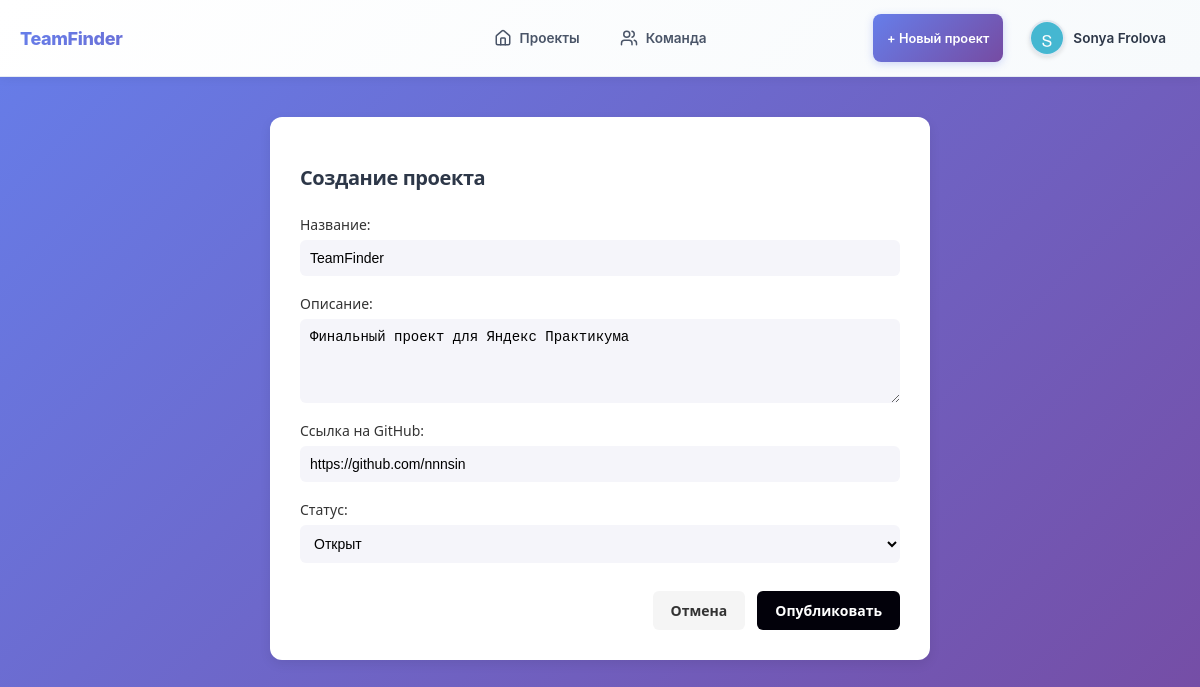
The app's page /projects/1/edit/ (signed in) with its own data.
### users/models.py (models this page shows, shortened)
class User(AbstractUser):
    username = None
    email = models.EmailField(unique=True)
    name = models.CharField(max_length=124)
    surname = models.CharField(max_length=124)
    avatar = models.ImageField(
        upload_to="avatars/", blank=True, null=True
    )
    phone = models.CharField(max_length=12, blank=True)
    github_url = models.URLField(blank=True)
    about = models.TextField(max_length=256, blank=True)
    skills = models.ManyToManyField(Skill, blank=True, related_name="users")
    is_active = models.BooleanField(default=True)
    is_staff = models.BooleanField(default=False)
    USERNAME_FIELD = "email"
    REQUIRED_FIELDS = ["name", "surname"]
    objects = UserManager()

### projects/models.py (models this page shows, shortened)
class Project(models.Model):
    name = models.CharField(max_length=200, verbose_name="Название")
    description = models.TextField(blank=True, verbose_name="Описание")
    owner = models.ForeignKey(
        settings.AUTH_USER_MODEL,
        on_delete=models.CASCADE,
        related_name="owned_projects",
        verbose_name="Владелец",
    )
    created_at = models.DateTimeField(auto_now_add=True, verbose_name="Дата создания")
    github_url = models.URLField(blank=True, verbose_name="Ссылка на GitHub")
    status = models.CharField(
        max_length=6, choices=STATUS_CHOICES, default=STATUS_OPEN, verbose_name="Статус"
    )
    participants = models.ManyToManyField(
        settings.AUTH_USER_MODEL,
        blank=True,
        related_name="participated_projects",
        verbose_name="Участники",
    )
    favorited_by = models.ManyToManyField(
        settings.AUTH_USER_MODEL,
        blank=True,
        related_name="favorite_projects",
        through="Favorite",
        verbose_name="В избранном у",
    )
    required_skills = models.ManyToManyField(
        "users.Skill",
        blank=True,
        related_name="projects",
        verbose_name="Необходимые навыки",
    )
    class Meta:
        ordering = ["-created_at"]
        verbose_name = "Проект"
        verbose_name_plural = "Проекты"

### projects/views.py (the view)
# urls.py: path("<int:project_id>/edit/", views.edit_project, name="edit_project"),
@login_required
def edit_project(request, project_id):
    project = get_object_or_404(Project, id=project_id, owner=request.user)
    if request.method == "POST":
        form = ProjectForm(request.POST, instance=project)
        if form.is_valid():
            form.save()
            return redirect("projects:project_detail", project_id=project.id)
    else:
        form = ProjectForm(instance=project)
    return render(
        request,
        "projects/create-project.html",
        {
            "form": form,
            "project": project,
        },
    )

### projects/forms.py
class ProjectForm(forms.ModelForm):
    class Meta:
        model = Project
        fields = ["name", "description", "github_url", "status"]
        widgets = {
            "name": forms.TextInput(attrs={"class": "form-input"}),
            "description": forms.Textarea(attrs={"rows": 4, "class": "form-textarea"}),
            "github_url": forms.URLInput(attrs={"class": "form-input"}),
            "status": forms.Select(attrs={"class": "form-select"}),
        }

### templates/projects/create-project.html (shortened to what this page needs)
{% extends 'base.html' %}
{% load static %}
{% block extra_css %}
<link rel="stylesheet" href="{% static 'css/auth.css' %}">
<link rel="stylesheet" href="{% static 'css/profile_edit.css' %}">
<link rel="stylesheet" href="{% static 'css/create-project.css' %}">
{% endblock %}
{% block content %}
<div class="project-create-container">
  <h2 class="form-title">{% if is_edit %}Редактирование проекта{% else %}Создание проекта{% endif %}</h2>
  <form method="post" class="project-create-form">
    <div class="form-field">
      {{ form.name.label_tag }}
      {{ form.name }}
    </div>
    <div class="form-field">
      {{ form.description.label_tag }}
      {{ form.description }}
    </div>
    <div class="form-field">
      {{ form.github_url.label_tag }}
      {{ form.github_url }}
    </div>
    <div class="form-field">
      {{ form.status.label_tag }}
      {{ form.status }}
    </div>
    <div class="form-actions">
      <a href="/" class="cancel-button">Отмена</a>
      <button type="submit" class="save-button">{% if is_edit %}Сохранить{% else %}Опубликовать{% endif %}</button>
    </div>
  </form>
</div>
{% endblock %}

### templates/includes/header.html (shortened to what this page needs)
{% load static %}
<header class="site-header">
    <div class="container">
        <div class="header-content">
            <a href="/projects/list/" class="logo-link">TeamFinder</a>
            <nav class="main-nav">
                <a href="/projects/list/" class="nav-link">
                    <p>Проекты</p>
                </a>
                <a href="/users/list/" class="nav-link">
                    <p>Команда</p>
                </a>
            </nav>
            <div class="user-actions">
                {% if request.user.is_authenticated %}
                <a href="{% url 'projects:create_project' %}" class="action-button nav-link">
                    + Новый проект
                </a>
                <a class="user-menu nav-link">
                    {% if request.user.avatar %}
                        <img src="{{ request.user.avatar.url }}" alt="Аватар пользователя" class="avatar">
                    {% else %}
                        <img src="{% static 'images/default-avatar.png' %}" alt="Аватар по умолчанию" class="avatar">
                    {% endif %}
                    <span class="username">{{ request.user.name }} {{ request.user.surname }}</span>
                </a>
                {% endif %}
            </div>
        </div>
    </div>
</header>

### static/css/base.css (style rules this page uses)
html { overflow-y: scroll; scroll-behavior: smooth; }
body { margin: 0; padding: 0; font-family: 'Inter', 'Roboto', 'Segoe UI', Tahoma, sans-serif; background: linear-gradient(135deg, #667eea 0%, #764ba2 100%); background-attachment: fixed; color: #2d3748; min-height: 100vh; }
h1, h2, h3, h4, h5, h6 { font-weight: 700; letter-spacing: -0.02em; }
a { color: inherit; text-decoration: none; transition: color 0.2s ease; }
button { padding: 0; border: none; font: inherit; color: inherit; background-color: transparent; cursor: pointer; transition: all 0.2s ease; }
.container { max-width: 1280px; margin: 0 auto; padding: 2.5rem; }
span { display: inline-flex; align-items: center; }

### static/css/header.css (style rules this page uses)
.site-header { background: linear-gradient(135deg, #ffffff 0%, #f7fafc 100%); border-bottom: 1px solid rgba(226, 232, 240, 0.8); backdrop-filter: blur(10px); position: sticky; top: 0; z-index: 50; font-family: 'Inter', 'Roboto', sans-serif; box-shadow: 0 2px 10px rgba(0, 0, 0, 0.05); }
.container { max-width: 1280px; margin: 0 auto; padding: 14px 20px; display: flex; justify-content: space-between; align-items: center; }
.header-content { display: grid; grid-template-columns: 1fr auto 1fr; align-items: center; gap: 20px; width: 100%; }
.logo-link { font-weight: 800; font-size: 18px; background: linear-gradient(135deg, #667eea 0%, #764ba2 100%); -webkit-background-clip: text; -webkit-text-fill-color: transparent; background-clip: text; text-decoration: none; letter-spacing: -0.02em; }
.main-nav { display: flex; justify-content: center; gap: 12px; }
.nav-link { display: inline-flex; align-items: center; font-size: 0.85rem; color: #4a5568; padding: 8px 14px; border-radius: 8px; transition: all 0.2s cubic-bezier(0.4, 0, 0.2, 1); font-weight: 600; height: 32px; }
.action-button { color: white; background: linear-gradient(135deg, #667eea 0%, #764ba2 100%); font-size: 0.8rem; box-shadow: 0 2px 8px rgba(102, 126, 234, 0.3); }
.user-actions { display: flex; gap: 12px; align-items: center; justify-content: flex-end; }
.user-menu { cursor: pointer; user-select: none; transition: transform 0.2s ease; }
.avatar { width: 32px; height: 32px; border-radius: 50%; object-fit: cover; border: 2px solid #e2e8f0; box-shadow: 0 2px 4px rgba(0, 0, 0, 0.1); }
.username { margin-left: 8px; display: none; font-weight: 600; color: #2d3748; }
@media (min-width: 640px) { .username { display: inline; } }

### static/css/profile_edit.css (style rules this page uses)
.form-title { font-size: 20px; font-weight: 600; margin-bottom: 24px; }
.form-field { display: flex; flex-direction: column; flex: 1; gap: 6px; }
.form-field label { font-size: 14px; color: #333; font-weight: 500; }
.form-field input, .form-field textarea { width: 100%; background: #f5f5fa; border: none; border-radius: 6px; padding: 10px; font-size: 14px; box-sizing: border-box; }
.form-field textarea { min-height: 80px; resize: vertical; }
.form-actions { display: flex; justify-content: flex-end; gap: 12px; margin-top: 10px; }
.cancel-button, .save-button { padding: 10px 18px; border-radius: 6px; font-size: 14px; font-weight: 600; cursor: pointer; text-decoration: none; text-align: center; }
.cancel-button { background: #f5f5f5; color: #333; }
.save-button { background: #02010a; color: white; border: none; }

### records on screen
User: user.avatar (picture), user.name "Sonya", user.surname "Frolova"
Project: name "TeamFinder", description "Финальный проект для Яндекс Практикума", github_url "https://github.com/nnnsin", status "Открыт"
